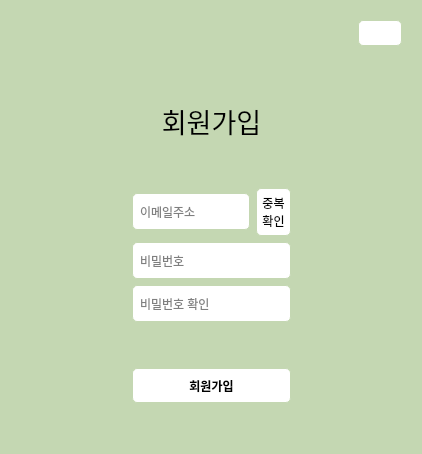
<?xml version="1.0" encoding="UTF-8"?>
<ui version="4.0">
 <class>DlgJoin</class>
 <widget class="QDialog" name="DlgJoin">
  <property name="windowModality">
   <enum>Qt::NonModal</enum>
  </property>
  <property name="geometry">
   <rect>
    <x>0</x>
    <y>0</y>
    <width>422</width>
    <height>454</height>
   </rect>
  </property>
  <property name="minimumSize">
   <size>
    <width>300</width>
    <height>300</height>
   </size>
  </property>
  <property name="windowTitle">
   <string>회원가입</string>
  </property>
  <property name="styleSheet">
   <string notr="true">QWidget{
background-color:rgb(196, 215, 178);
}

QPushButton{
background-color:white;
border:1px solid rgb(196, 215, 178);
border-radius:5px;
padding:5px;
}

QLineEdit{
background-color:white;
border:1px solid rgb(196, 215, 178);
border-radius:5px;
padding:5px;
min-height:25px;
}</string>
  </property>
  <property name="modal">
   <bool>true</bool>
  </property>
  <layout class="QVBoxLayout" name="verticalLayout_2" stretch="0,1">
   <item>
    <widget class="QWidget" name="widget" native="true">
     <layout class="QHBoxLayout" name="horizontalLayout">
      <item>
       <spacer name="horizontalSpacer">
        <property name="orientation">
         <enum>Qt::Horizontal</enum>
        </property>
        <property name="sizeHint" stdset="0">
         <size>
          <width>40</width>
          <height>20</height>
         </size>
        </property>
       </spacer>
      </item>
      <item>
       <widget class="QPushButton" name="btn_close">
        <property name="text">
         <string/>
        </property>
        <property name="icon">
         <iconset>
          <normaloff>../Image/img_close.png</normaloff>../Image/img_close.png</iconset>
        </property>
        <property name="autoDefault">
         <bool>false</bool>
        </property>
        <property name="flat">
         <bool>true</bool>
        </property>
       </widget>
      </item>
     </layout>
    </widget>
   </item>
   <item>
    <layout class="QHBoxLayout" name="horizontalLayout_3">
     <item>
      <spacer name="horizontalSpacer_2">
       <property name="orientation">
        <enum>Qt::Horizontal</enum>
       </property>
       <property name="sizeHint" stdset="0">
        <size>
         <width>40</width>
         <height>20</height>
        </size>
       </property>
      </spacer>
     </item>
     <item>
      <layout class="QVBoxLayout" name="verticalLayout">
       <item>
        <spacer name="verticalSpacer_2">
         <property name="orientation">
          <enum>Qt::Vertical</enum>
         </property>
         <property name="sizeHint" stdset="0">
          <size>
           <width>20</width>
           <height>40</height>
          </size>
         </property>
        </spacer>
       </item>
       <item>
        <widget class="QLabel" name="label">
         <property name="font">
          <font>
           <family>ONE 모바일POP</family>
           <pointsize>20</pointsize>
          </font>
         </property>
         <property name="text">
          <string>회원가입</string>
         </property>
         <property name="alignment">
          <set>Qt::AlignCenter</set>
         </property>
        </widget>
       </item>
       <item>
        <spacer name="verticalSpacer_3">
         <property name="orientation">
          <enum>Qt::Vertical</enum>
         </property>
         <property name="sizeHint" stdset="0">
          <size>
           <width>20</width>
           <height>40</height>
          </size>
         </property>
        </spacer>
       </item>
       <item>
        <layout class="QHBoxLayout" name="horizontalLayout_2" stretch="1,0">
         <item>
          <widget class="QLineEdit" name="edt_email">
           <property name="placeholderText">
            <string>이메일주소</string>
           </property>
          </widget>
         </item>
         <item>
          <widget class="QPushButton" name="btn_check">
           <property name="text">
            <string>중복
확인</string>
           </property>
          </widget>
         </item>
        </layout>
       </item>
       <item>
        <widget class="QLineEdit" name="edt_pwd_1">
         <property name="placeholderText">
          <string>비밀번호</string>
         </property>
        </widget>
       </item>
       <item>
        <widget class="QLineEdit" name="edt_pwd_2">
         <property name="placeholderText">
          <string>비밀번호 확인</string>
         </property>
        </widget>
       </item>
       <item>
        <spacer name="verticalSpacer_4">
         <property name="orientation">
          <enum>Qt::Vertical</enum>
         </property>
         <property name="sizeHint" stdset="0">
          <size>
           <width>20</width>
           <height>20</height>
          </size>
         </property>
        </spacer>
       </item>
       <item>
        <widget class="QPushButton" name="btn_join">
         <property name="sizePolicy">
          <sizepolicy hsizetype="Preferred" vsizetype="Preferred">
           <horstretch>0</horstretch>
           <verstretch>0</verstretch>
          </sizepolicy>
         </property>
         <property name="minimumSize">
          <size>
           <width>0</width>
           <height>35</height>
          </size>
         </property>
         <property name="font">
          <font>
           <family>Malgun Gothic</family>
           <pointsize>9</pointsize>
           <weight>75</weight>
           <italic>false</italic>
           <bold>true</bold>
          </font>
         </property>
         <property name="styleSheet">
          <string notr="true"/>
         </property>
         <property name="text">
          <string>회원가입</string>
         </property>
        </widget>
       </item>
       <item>
        <spacer name="verticalSpacer">
         <property name="orientation">
          <enum>Qt::Vertical</enum>
         </property>
         <property name="sizeHint" stdset="0">
          <size>
           <width>20</width>
           <height>40</height>
          </size>
         </property>
        </spacer>
       </item>
      </layout>
     </item>
     <item>
      <spacer name="horizontalSpacer_3">
       <property name="orientation">
        <enum>Qt::Horizontal</enum>
       </property>
       <property name="sizeHint" stdset="0">
        <size>
         <width>40</width>
         <height>20</height>
        </size>
       </property>
      </spacer>
     </item>
    </layout>
   </item>
  </layout>
 </widget>
 <resources/>
 <connections/>
</ui>
